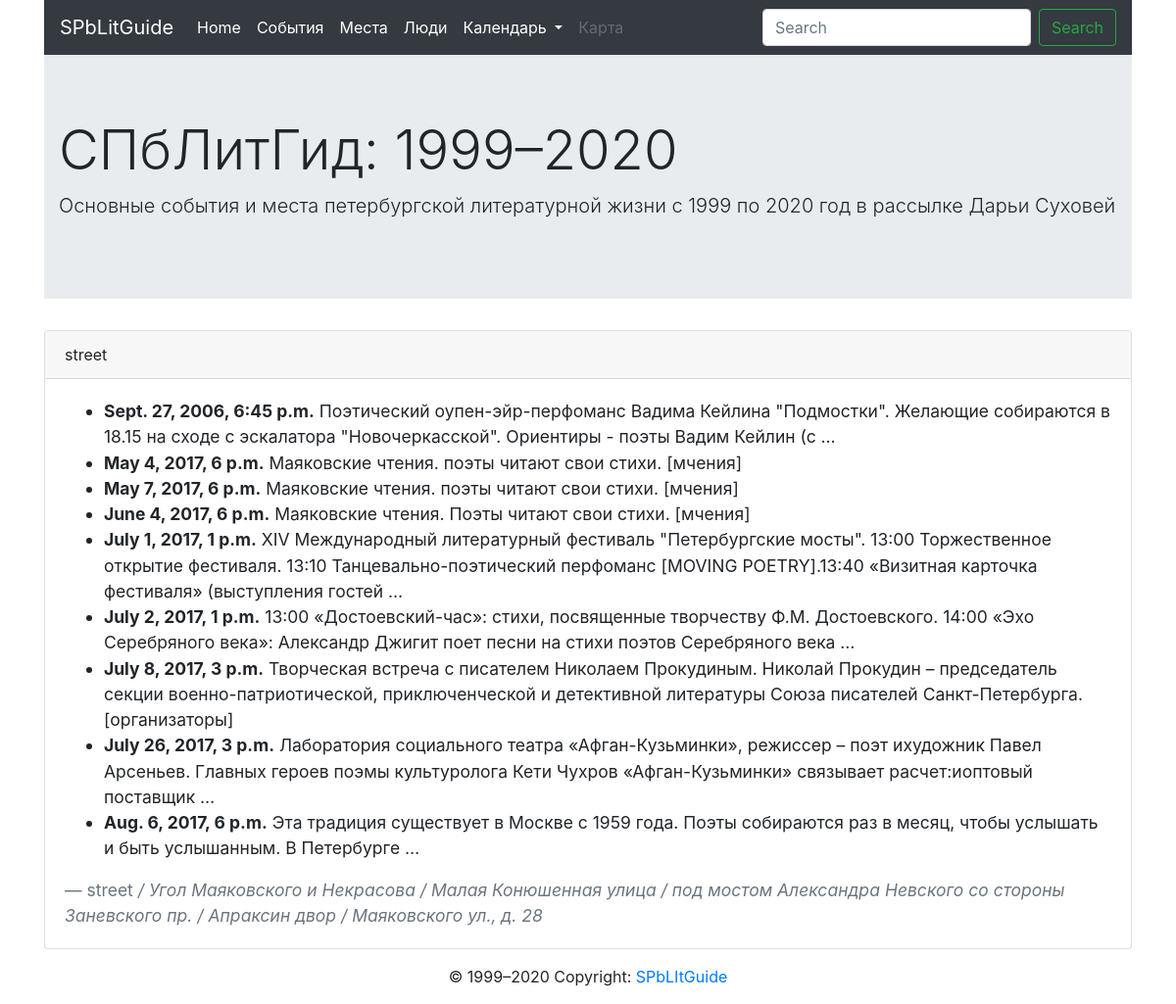
Page /place/54/ on the committed database.
### core/models.py (models this page shows, shortened)
class Place(models.Model):
	name = models.CharField(max_length=300)
	class Meta:
		app_label = 'core'
		verbose_name = 'Place'
	def show_adresses(self):
		events = Event.objects.filter(place=self).values_list(
			'adress', flat=True).order_by('id')
		adresses = Adress.objects.filter(id__in=events)
		return adresses

class Event(models.Model):
	description = models.TextField()
	date = models.DateTimeField(auto_now=False, auto_now_add=False)
	place = models.ForeignKey(
		Place, on_delete=models.CASCADE, blank=True, null=True)
	adress = models.ForeignKey(
		Adress, on_delete=models.CASCADE, blank=True, null=True)
	people = models.ManyToManyField(Person, blank=True)
	class Meta:
		app_label = 'core'
		verbose_name = 'Event'
		ordering = ['date']

class Adress(models.Model):
	name = models.CharField(max_length=300)
	coordinates = models.CharField(
		max_length=300, blank=True, null=True)
	class Meta:
		app_label = 'core'
		verbose_name = 'Adress'

### core/views.py (the view)
# urls.py: path('place/<pk>/', PlaceDetailView.as_view(), name='one_place'),
class PlaceDetailView(DetailView):
	model = Place

### core/templates/core/place_detail.html (shortened to what this page needs)
{% extends 'page.html' %}
{% block content %}
<div class="card">
  <div class="card-header">
    {{ object.name }}
  </div>
  <div class="card-body">
    <blockquote class="blockquote mb-0"><small>
      <ul>
      {% for event in object.event_set.all %}
      <li><b>{{ event.date }}</b> {{event.description|truncatewords:20}} </li>
      {% endfor %}</small>
      <footer class="blockquote-footer">{{ object.name }} {% for adress in object.show_adresses %} <cite>/ {{ adress.name }} {% endfor %} </cite></footer>
    </blockquote>
  </div>
</div>
{% endblock %}

### rows in the picture
Place: name "street"
Event: date "Sept. 27, 2006, 6:45 p.m.", description "Поэтический оупен-эйр-перфоманс Вадима Кейлина \"Подмостки\". Желающие собираются в 18.15 на сходе с эскалатора \"Новочеркасской\". Ориентиры - поэты Вадим Кейлин (с …"
Event: date "May 4, 2017, 6 p.m.", description "Маяковские чтения. поэты читают свои стихи. [мчения]"
Event: date "May 7, 2017, 6 p.m.", description "Маяковские чтения. поэты читают свои стихи. [мчения]"
Event: date "June 4, 2017, 6 p.m.", description "Маяковские чтения. Поэты читают свои стихи. [мчения]"
Event: date "July 1, 2017, 1 p.m.", description "XIV Международный литературный фестиваль \"Петербургские мосты\". 13:00 Торжественное открытие фестиваля. 13:10 Танцевально-поэтический перфоманс [MOVING POETRY].13:40 «Визитная карточка фестиваля» (выступления гостей …"
Event: date "July 2, 2017, 1 p.m.", description "13:00 «Достоевский-час»: стихи, посвященные творчеству Ф.М. Достоевского. 14:00 «Эхо Серебряного века»: Александр Джигит поет песни на стихи поэтов Серебряного века …"
Event: date "July 8, 2017, 3 p.m.", description "Творческая встреча с писателем Николаем Прокудиным. Николай Прокудин – председатель секции военно-патриотической, приключенческой и детективной литературы Союза писателей Санкт-Петербурга. [организаторы]"
Event: date "July 26, 2017, 3 p.m.", description "Лаборатория социального театра «Афган-Кузьминки», режиссер – поэт ихудожник Павел Арсеньев. Главных героев поэмы культуролога Кети Чухров «Афган-Кузьминки» связывает расчет:иоптовый поставщик …"
Event: date "Aug. 6, 2017, 6 p.m.", description "Эта традиция существует в Москве с 1959 года. Поэты собираются раз в месяц, чтобы услышать и быть услышанным. В Петербурге …"
Adress: name "Угол Маяковского и Некрасова"
Adress: name "Малая Конюшенная улица"
Adress: name "под мостом Александра Невского со стороны Заневского пр."
Adress: name "Апраксин двор"
Adress: name "Маяковского ул., д. 28"
